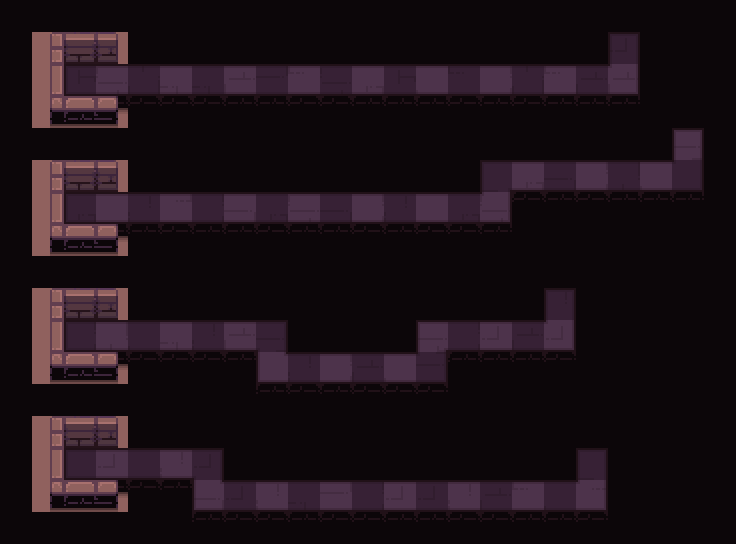

A level layout from a 2D game, rendered from its tile map. Below: a short description, then the map file with its tile-grid data intact:
An orthogonal 23x17 tile map with 32x32 px tiles, 4 tile layers (path, types, ground, floor_shadow), 1 hidden layer not drawn and 9 objects (4x bonfire, 4x hero, frame).

<map version="1.2" tiledversion="2019.03.13" orientation="orthogonal" renderorder="right-down" width="23" height="17" tilewidth="32" tileheight="32" infinite="0" nextlayerid="168" nextobjectid="117">
 <tileset firstgid="1" name="tileset" tilewidth="32" tileheight="32" spacing="2" margin="1" tilecount="200" columns="10">
  <image source="tileset.png" trans="000000" width="340" height="680" />
  <terraintypes>
   <terrain name="floor" tile="79" />
   <terrain name="wall" tile="69" />
   <terrain name="hole" tile="78" />
  </terraintypes>
 </tileset>
 <layer id="163" name="checkers" width="23" height="17" visible="0">
  <data encoding="csv">
0,69,0,69,0,69,0,69,0,69,0,69,0,69,0,69,0,69,0,69,0,69,0,
69,0,69,0,69,0,69,0,69,0,69,0,69,0,69,0,69,0,69,0,69,0,69,
0,69,0,69,0,69,0,69,0,69,0,69,0,69,0,69,0,69,0,69,0,69,0,
69,0,69,0,69,0,69,0,69,0,69,0,69,0,69,0,69,0,69,0,69,0,69,
0,69,0,69,0,69,0,69,0,69,0,69,0,69,0,69,0,69,0,69,0,69,0,
69,0,69,0,69,0,69,0,69,0,69,0,69,0,69,0,69,0,69,0,69,0,69,
0,69,0,69,0,69,0,69,0,69,0,69,0,69,0,69,0,69,0,69,0,69,0,
69,0,69,0,69,0,69,0,69,0,69,0,69,0,69,0,69,0,69,0,69,0,69,
0,69,0,69,0,69,0,69,0,69,0,69,0,69,0,69,0,69,0,69,0,69,0,
69,0,69,0,69,0,69,0,69,0,69,0,69,0,69,0,69,0,69,0,69,0,69,
0,69,0,69,0,69,0,69,0,69,0,69,0,69,0,69,0,69,0,69,0,69,0,
69,0,69,0,69,0,69,0,69,0,69,0,69,0,69,0,69,0,69,0,69,0,69,
0,69,0,69,0,69,0,69,0,69,0,69,0,69,0,69,0,69,0,69,0,69,0,
69,0,69,0,69,0,69,0,69,0,69,0,69,0,69,0,69,0,69,0,69,0,69,
0,69,0,69,0,69,0,69,0,69,0,69,0,69,0,69,0,69,0,69,0,69,0,
69,0,69,0,69,0,69,0,69,0,69,0,69,0,69,0,69,0,69,0,69,0,69,
0,69,0,69,0,69,0,69,0,69,0,69,0,69,0,69,0,69,0,69,0,69,0
</data>
 </layer>
 <layer id="164" name="path" width="23" height="17">
  <data encoding="csv">
0,0,0,0,0,0,0,0,0,0,0,0,0,0,0,0,0,0,79,79,79,0,0,
0,0,0,0,79,79,79,79,79,79,79,79,79,79,79,79,79,79,79,80,79,0,0,
0,0,80,80,80,80,80,80,80,80,80,80,80,80,80,80,80,80,80,80,79,0,0,
0,0,0,0,79,79,79,79,79,79,79,79,79,79,79,79,79,79,79,79,79,79,79,
0,0,0,0,0,0,0,0,0,0,0,0,0,0,79,79,79,79,79,79,79,80,79,
0,0,0,0,79,79,79,79,79,79,79,79,79,79,79,80,80,80,80,80,80,80,79,
0,0,80,80,80,80,80,80,80,80,80,80,80,80,80,80,79,79,79,79,79,79,79,
0,0,0,0,79,79,79,79,79,79,79,79,79,79,79,79,79,0,0,0,0,0,0,
0,0,0,0,0,0,0,0,0,0,0,0,0,0,0,0,79,79,79,0,0,0,0,
0,0,0,0,79,79,79,79,79,79,0,0,79,79,79,79,79,80,79,0,0,0,0,
0,0,80,80,80,80,80,80,80,79,79,79,79,80,80,80,80,80,79,0,0,0,0,
0,0,0,0,79,79,79,79,80,80,80,80,80,80,79,79,79,79,79,0,0,0,0,
0,0,0,0,0,0,0,79,79,79,79,79,79,79,79,0,0,0,0,0,0,0,0,
0,0,0,0,79,79,79,79,0,0,0,0,0,0,0,0,0,79,79,79,0,0,0,
0,0,80,80,80,80,80,79,79,79,79,79,79,79,79,79,79,79,80,79,0,0,0,
0,0,0,0,79,79,80,80,80,80,80,80,80,80,80,80,80,80,80,79,0,0,0,
0,0,0,0,0,79,79,79,79,79,79,79,79,79,79,79,79,79,79,79,0,0,0
</data>
 </layer>
 <objectgroup id="14" name="camera">
  <object id="12" name="frame" type="frame" x="50.265" y="33.01" width="666.6" height="495.119" />
 </objectgroup>
 <objectgroup id="2" name="objects">
  <object id="115" name="bonfire" type="bonfire" x="592.972" y="467.459">
   <point />
  </object>
  <object id="116" name="hero" type="hero" x="79.858" y="468.423">
   <properties>
    <property name="initialDirection" value="e" />
   </properties>
   <point />
  </object>
  <object id="113" name="bonfire" type="bonfire" x="561.972" y="311.459">
   <point />
  </object>
  <object id="114" name="hero" type="hero" x="80.858" y="337.423">
   <properties>
    <property name="initialDirection" value="e" />
   </properties>
   <point />
  </object>
  <object id="11" name="bonfire" type="bonfire" x="685.972" y="149.459">
   <point />
  </object>
  <object id="9" name="hero" type="hero" x="80.858" y="210.423">
   <properties>
    <property name="initialDirection" value="e" />
   </properties>
   <point />
  </object>
  <object id="54" name="bonfire" type="bonfire" x="625" y="54">
   <point />
  </object>
  <object id="55" name="hero" type="hero" x="80" y="84">
   <properties>
    <property name="initialDirection" value="e" />
   </properties>
   <point />
  </object>
 </objectgroup>
 <layer id="165" name="types" width="23" height="17">
  <data encoding="csv">
79,79,79,79,79,79,79,79,79,79,79,79,79,79,79,79,79,79,79,79,79,79,79,
79,70,70,70,79,79,79,79,79,79,79,79,79,79,79,79,79,79,79,80,79,79,79,
79,70,80,80,80,80,80,80,80,80,80,80,80,80,80,80,80,80,80,80,79,79,79,
79,70,70,70,79,79,79,79,79,79,79,79,79,79,79,79,79,79,79,79,79,79,79,
79,79,79,79,79,79,79,79,79,79,79,79,79,79,79,79,79,79,79,79,79,80,79,
79,70,70,70,79,79,79,79,79,79,79,79,79,79,79,80,80,80,80,80,80,80,79,
79,70,80,80,80,80,80,80,80,80,80,80,80,80,80,80,79,79,79,79,79,79,79,
79,70,70,70,79,79,79,79,79,79,79,79,79,79,79,79,79,79,79,79,79,79,79,
79,79,79,79,79,79,79,79,79,79,79,79,79,79,79,79,79,79,79,79,79,79,79,
79,70,70,70,79,79,79,79,79,79,79,79,79,79,79,79,79,80,79,79,79,79,79,
79,70,80,80,80,80,80,80,80,79,79,79,79,80,80,80,80,80,79,79,79,79,79,
79,70,70,70,79,79,79,79,80,80,80,80,80,80,79,79,79,79,79,79,79,79,79,
79,79,79,79,79,79,79,79,79,79,79,79,79,79,79,79,79,79,79,79,79,79,79,
79,70,70,70,79,79,79,79,79,79,79,79,79,79,79,79,79,79,79,79,79,79,79,
79,70,80,80,80,80,80,79,79,79,79,79,79,79,79,79,79,79,80,79,79,79,79,
79,70,70,70,79,79,80,80,80,80,80,80,80,80,80,80,80,80,80,79,79,79,79,
79,79,79,79,79,79,79,79,79,79,79,79,79,79,79,79,79,79,79,79,79,79,79
</data>
 </layer>
 <layer id="166" name="ground" width="23" height="17">
  <data encoding="csv">
0,0,0,0,0,0,0,0,0,0,0,0,0,0,0,0,0,0,0,0,0,0,0,
0,1,2,59,0,0,0,0,0,0,0,0,0,0,0,0,0,0,0,37,0,0,0,
0,31,18,152,29,144,30,153,28,124,38,141,18,134,10,131,29,124,39,153,0,0,0,
0,41,42,57,63,63,63,62,62,63,63,62,62,62,63,62,63,62,62,62,0,0,0,
0,0,0,0,0,0,0,0,0,0,0,0,0,0,0,0,0,0,0,0,0,123,0,
0,1,2,59,0,0,0,0,0,0,0,0,0,0,0,20,141,9,131,8,134,17,0,
0,31,27,133,40,121,17,123,27,152,9,131,40,133,27,152,63,62,63,62,62,62,0,
0,41,42,57,62,63,62,62,63,62,62,63,62,63,63,62,0,0,0,0,0,0,0,
0,0,0,0,0,0,0,0,0,0,0,0,0,0,0,0,0,0,0,0,0,0,0,
0,1,2,59,0,0,0,0,0,0,0,0,0,0,0,0,0,40,0,0,0,0,0,
0,31,17,122,20,144,40,153,9,0,0,0,0,152,17,151,39,151,0,0,0,0,0,
0,41,42,57,63,63,63,62,134,40,131,39,134,28,62,62,62,63,0,0,0,0,0,
0,0,0,0,0,0,0,0,62,63,62,63,63,63,0,0,0,0,0,0,0,0,0,
0,1,2,59,0,0,0,0,0,0,0,0,0,0,0,0,0,0,0,0,0,0,0,
0,31,19,151,19,154,37,0,0,0,0,0,0,0,0,0,0,0,20,0,0,0,0,
0,41,42,57,63,62,123,37,154,30,142,17,151,37,154,39,124,20,121,0,0,0,0,
0,0,0,0,0,0,62,63,63,62,63,63,62,62,63,63,62,62,63,0,0,0,0
</data>
 </layer>
 <layer id="167" name="floor_shadow" width="23" height="17">
  <data encoding="csv">
0,0,0,0,0,0,0,0,0,0,0,0,0,0,0,0,0,0,0,0,0,0,0,
0,0,0,0,0,0,0,0,0,0,0,0,0,0,0,0,0,0,0,75,0,0,0,
0,0,77,65,65,65,65,65,65,65,65,65,65,65,65,65,65,65,65,83,0,0,0,
0,0,0,0,0,0,0,0,0,0,0,0,0,0,0,0,0,0,0,0,0,0,0,
0,0,0,0,0,0,0,0,0,0,0,0,0,0,0,0,0,0,0,0,0,75,0,
0,0,0,0,0,0,0,0,0,0,0,0,0,0,0,81,65,65,65,65,65,83,0,
0,0,77,65,65,65,65,65,65,65,65,65,65,65,65,83,0,0,0,0,0,0,0,
0,0,0,0,0,0,0,0,0,0,0,0,0,0,0,0,0,0,0,0,0,0,0,
0,0,0,0,0,0,0,0,0,0,0,0,0,0,0,0,0,0,0,0,0,0,0,
0,0,0,0,0,0,0,0,0,0,0,0,0,0,0,0,0,75,0,0,0,0,0,
0,0,77,65,65,65,65,65,82,0,0,0,0,81,65,65,65,83,0,0,0,0,0,
0,0,0,0,0,0,0,0,84,65,65,65,65,83,0,0,0,0,0,0,0,0,0,
0,0,0,0,0,0,0,0,0,0,0,0,0,0,0,0,0,0,0,0,0,0,0,
0,0,0,0,0,0,0,0,0,0,0,0,0,0,0,0,0,0,0,0,0,0,0,
0,0,77,65,65,65,82,0,0,0,0,0,0,0,0,0,0,0,75,0,0,0,0,
0,0,0,0,0,0,84,65,65,65,65,65,65,65,65,65,65,65,83,0,0,0,0,
0,0,0,0,0,0,0,0,0,0,0,0,0,0,0,0,0,0,0,0,0,0,0
</data>
 </layer>
</map>
